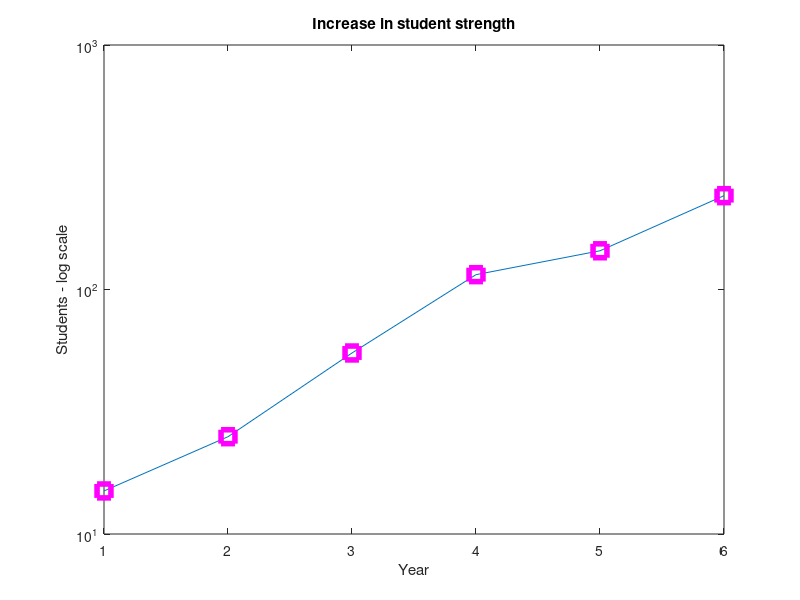

Recreate this plot in MATLAB.
%semilog_plot
y=[15 25 55 115 144 242];
x=1:length(y);
figure;
plot(x,y);
hold on;
semilogy(x,y,'ms','LineWidth',4,'MarkerSize',10);
xlabel('Year');
ylabel('Students - log scale');
title('Increase in student strength');